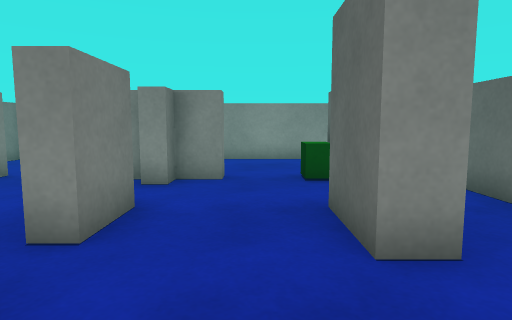
view 1 (above)

12 first-person views from a walk through a Unity game level. The camera is 0.62 m above the floor, tilts 6° down and sees 75° across. The floor is counted in squares, 0.5 m on a side. Each view is taken from the middle of a square. On the plan, view 1 faces up. The plan holds only what a view shows up to about 14 squares ahead; the rest is blank. The player is left out. Surface patterns are stand-ins for the level's own textures.

view 2
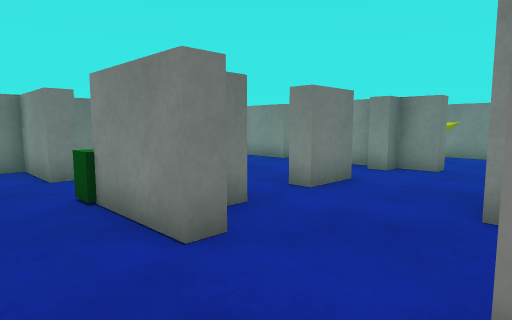

view 3
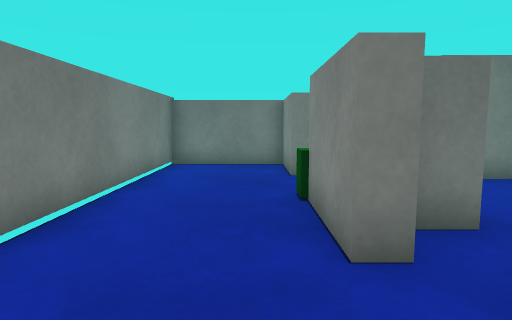

view 4
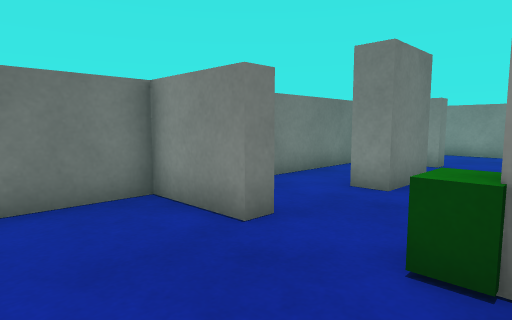

view 5
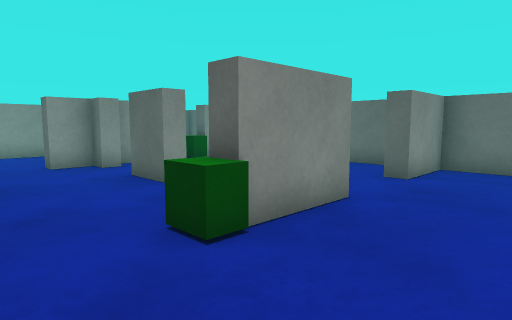

view 6
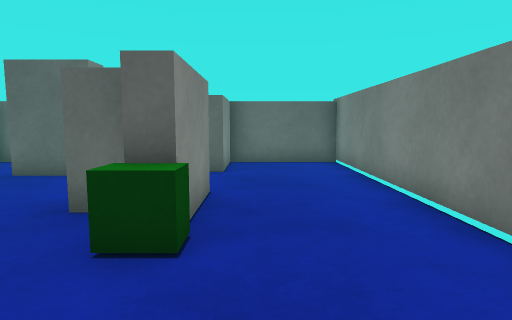

view 7
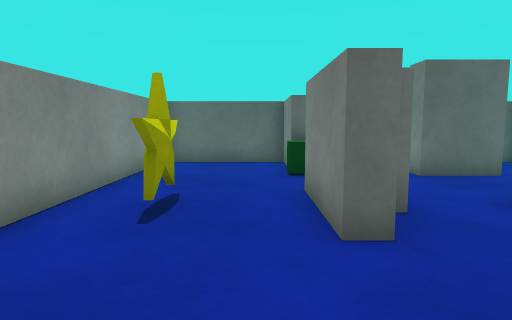

view 8
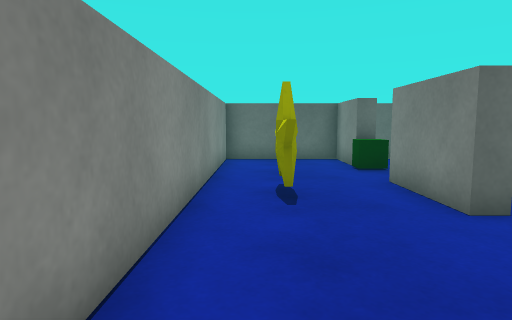

view 9
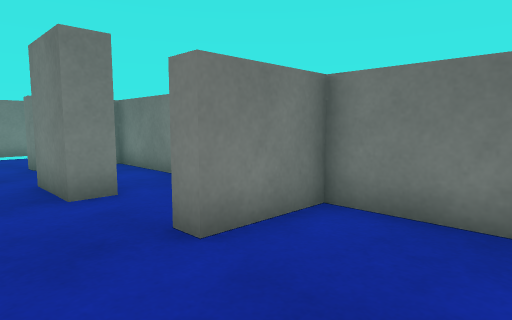

view 10
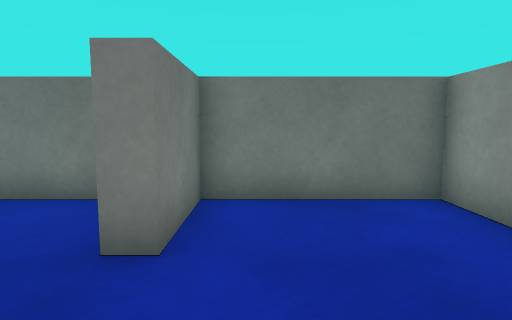

view 11
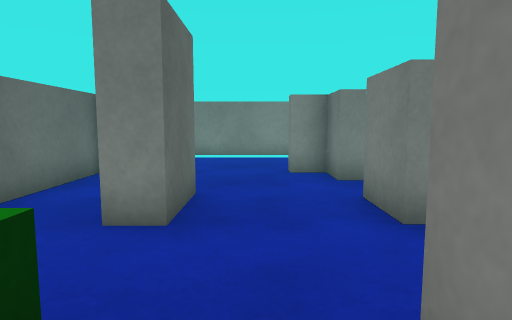

view 12
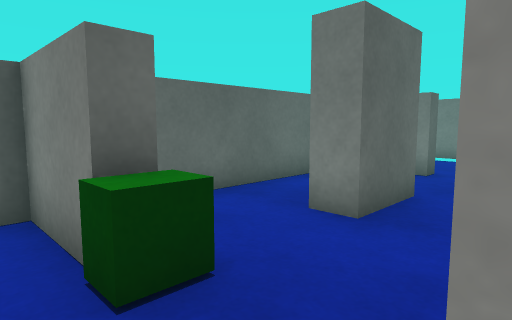

### Floor plan
Points are (right, up) in squares from view 1. A wall is a line through its corners. A room is listed if a view was taken in it or the views show most of it. See-through windows are left out.
Room 1 (views 1, 2, 3, 4, 5, 6, 7, 8, 9, 10, 11, 12)
walls: (-1.8, 5) (-1.8, 3.4) (-2.4, 3.4) (-2.4, 5); (-2.4, 6.9) (-2.4, 7.5) (-3.5, 7.5) (-3.5, 8.1) (-0.8, 8.1) (-0.8, 7.5) (-1.8, 7.5) (-1.8, 6.9) (-2.4, 6.9); (-2.4, 0.8) (-2.4, 1.6) (-1.8, 1.6) (-1.8, 0.4) (-0.8, 0.4) (-0.8, -0.1) (-3.5, -0.1) (-3.5, 0.5); (-6.1, 0.5) (-6.1, -0.1) (-8.4, -0.1) (-8.4, -3.6) (4, -3.6) (4, -0.1) (1.7, -0.1) (1.7, 0.5); (1.7, 7.5) (1.7, 8.1) (4, 8.1) (4, 12.1) (-8.4, 12.1) (-8.4, 8.1) (-6.1, 8.1) (-6.1, 7.5) (-8.1, 7.5); (-8.4, 6.9) (-8.4, 0.4); (4, 0.4) (4, 7.5)
objects: other object (-6, 3) to (-6, 5); other object (-4, 0); other object (-3, 10) to (-1, 11); other object (1, 3) to (2, 5); other object (1, 7) to (1, 8)

Where each view was taken, in squares from view 1:
view 1: 0 up, 0 right, facing up
view 2: 2 down, 2 right, facing up-left
view 3: 1 down, 2 right, facing left
view 4: 3 down, 3 left, facing up-left
view 5: 3 down, 6 left, facing up-right
view 6: 1 down, 7 left, facing right
view 7: 9 up, 7 left, facing right
view 8: 11 up, 8 left, facing right
view 9: 11 up, 4 left, facing down-left
view 10: 9 up, 3 left, facing left
view 11: 9 up, 0 right, facing down
view 12: 9 up, 1 left, facing down-right
